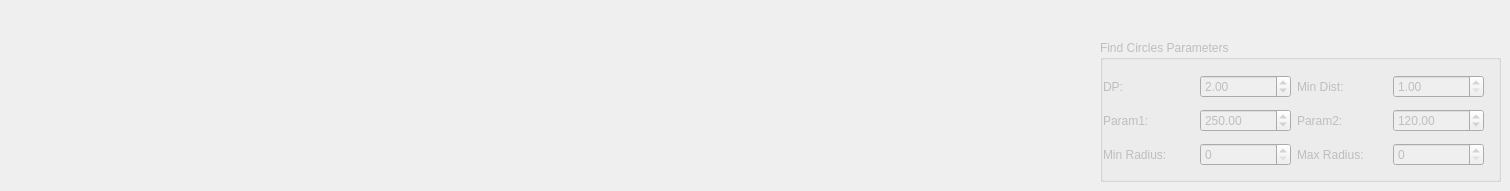
     <widget class="QWidget" name="tabHough">
      <attribute name="title">
       <string>Hough</string>
      </attribute>
      <widget class="QGroupBox" name="groupBoxFindCirclesParameters">
       <property name="enabled">
        <bool>false</bool>
       </property>
       <property name="geometry">
        <rect>
         <x>1100</x>
         <y>40</y>
         <width>401</width>
         <height>142</height>
        </rect>
       </property>
       <property name="title">
        <string>Find Circles Parameters</string>
       </property>
       <widget class="QWidget" name="layoutWidget">
        <property name="geometry">
         <rect>
          <x>3</x>
          <y>30</y>
          <width>381</width>
          <height>101</height>
         </rect>
        </property>
        <layout class="QGridLayout" name="gridLayout_29">
         <item row="0" column="0">
          <layout class="QGridLayout" name="gridLayout_26">
           <item row="0" column="0">
            <widget class="QLabel" name="labelHoughTransformDP">
             <property name="text">
              <string>DP:</string>
             </property>
            </widget>
           </item>
           <item row="0" column="1">
            <widget class="QDoubleSpinBox" name="doubleSpinBoxHoughTransformDP">
             <property name="maximum">
              <double>100.000000000000000</double>
             </property>
             <property name="singleStep">
              <double>0.010000000000000</double>
             </property>
             <property name="value">
              <double>2.000000000000000</double>
             </property>
            </widget>
           </item>
           <item row="0" column="2">
            <widget class="QLabel" name="labelHoughTransformMinDist">
             <property name="text">
              <string>Min Dist:</string>
             </property>
            </widget>
           </item>
           <item row="0" column="3">
            <widget class="QDoubleSpinBox" name="doubleSpinBoxHoughTransformMinDist">
             <property name="minimum">
              <double>1.000000000000000</double>
             </property>
             <property name="maximum">
              <double>1000.000000000000000</double>
             </property>
             <property name="singleStep">
              <double>0.010000000000000</double>
             </property>
            </widget>
           </item>
          </layout>
         </item>
         <item row="1" column="0">
          <layout class="QGridLayout" name="gridLayout_27">
           <item row="0" column="0">
            <widget class="QLabel" name="labelHoughTransformParam1">
             <property name="text">
              <string>Param1:</string>
             </property>
            </widget>
           </item>
           <item row="0" column="1">
            <widget class="QDoubleSpinBox" name="doubleSpinBoxHoughTransformParam1">
             <property name="maximum">
              <double>1000.000000000000000</double>
             </property>
             <property name="singleStep">
              <double>0.010000000000000</double>
             </property>
             <property name="value">
              <double>250.000000000000000</double>
             </property>
            </widget>
           </item>
           <item row="0" column="2">
            <widget class="QLabel" name="labelHoughTransformParam2">
             <property name="text">
              <string>Param2:</string>
             </property>
            </widget>
           </item>
           <item row="0" column="3">
            <widget class="QDoubleSpinBox" name="doubleSpinBoxHoughTransformParam2">
             <property name="maximum">
              <double>1000.000000000000000</double>
             </property>
             <property name="singleStep">
              <double>0.010000000000000</double>
             </property>
             <property name="value">
              <double>120.000000000000000</double>
             </property>
            </widget>
           </item>
          </layout>
         </item>
         <item row="2" column="0">
          <layout class="QGridLayout" name="gridLayout_28">
           <item row="0" column="0">
            <widget class="QLabel" name="labelHoughTransformMinRadius">
             <property name="text">
              <string>Min Radius:</string>
             </property>
            </widget>
           </item>
           <item row="0" column="1">
            <widget class="QSpinBox" name="spinBoxHoughTransformMinRadius"/>
           </item>
           <item row="0" column="2">
            <widget class="QLabel" name="labelHoughTransformMaxRadius">
             <property name="text">
              <string>Max Radius:</string>
             </property>
            </widget>
           </item>
           <item row="0" column="3">
            <widget class="QSpinBox" name="spinBoxHoughTransformMaxRadius"/>
           </item>
          </layout>
         </item>
        </layout>
       </widget>
      </widget>
     </widget>
